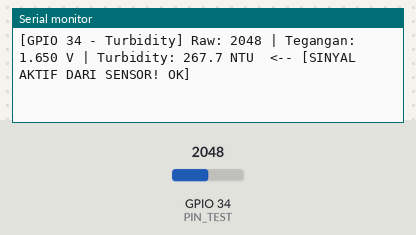
Bench run of a sketch on a simulated ESP32. Parts: the last lines printed to the serial monitor. The test bench sets the inputs (shaded band); at power-on: GPIO 34 (PIN_TEST) = 2048.

Above: at 2.2 s.
2.3 s: GPIO 34 (PIN_TEST) set to 3952
At 2.9 s:
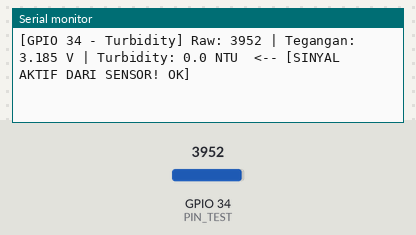
3.8 s: GPIO 34 (PIN_TEST) set to 4070
At 4.5 s:
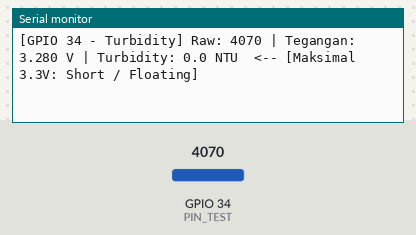

The sketch:

tds_hardware_checker.ino
```cpp
/*
  =============================================================================
  ESP32 PIN 34 TURBIDITY TESTER
  =============================================================================
  Sketsa ini khusus untuk mengetes sensor Turbidity di GPIO 34.
  Membaca Raw ADC, Voltase, dan NTU secara realtime.
  =============================================================================
*/

const int PIN_TEST = 34; // Colok kabel sinyal Turbidity ke GPIO 34

void setup() {
  Serial.begin(115200);
  delay(1000);
  Serial.println("\n========================================================");
  Serial.println("   TES SENSOR TURBIDITY PADA PIN GPIO 34 (ESP32)");
  Serial.println("========================================================");

  // Set rentang ADC ESP32 ke 0 - 3.3V
  analogSetAttenuation(ADC_11db);
  pinMode(PIN_TEST, INPUT);

  Serial.println("Colok kabel sinyal Turbidity ke GPIO 34.");
  Serial.println("Buka Serial Monitor (115200 baud)...\n");
}

void loop() {
  // 1. Baca Raw ADC dari GPIO 34
  int raw = analogRead(PIN_TEST);

  // 2. Hitung Voltase
  float volt = raw * (3.3 / 4095.0);

  // 3. Hitung NTU (Kalibrasi linear custom)
  float ntu = 0.0;
  if (volt >= 2.4) {
    ntu = 0.0;
  } else {
    ntu = (2.4 - volt) * (500.0 / 1.4);
  }
  if (ntu < 0) ntu = 0;

  // 4. Tampilkan ke Serial Monitor
  Serial.print("[GPIO 34 - Turbidity] Raw: ");
  Serial.print(raw);
  Serial.print(" | Tegangan: ");
  Serial.print(volt, 3);
  Serial.print(" V | Turbidity: ");
  Serial.print(ntu, 1);
  Serial.print(" NTU");

  if (raw == 0) {
    Serial.println("  <-- [0V: Kabel lepas / tidak ada sinyal]");
  } else if (raw > 4000) {
    Serial.println("  <-- [Maksimal 3.3V: Short / Floating]");
  } else {
    Serial.println("  <-- [SINYAL AKTIF DARI SENSOR! OK]");
  }

  delay(500); // Update setiap 0.5 detik
}
```

Measured:
- the behaviour switches between 4000 and 4001 on GPIO 34 (PIN_TEST) (found by bisection; images 1 and 2)
- after the input at 2.3 s, the serial monitor: prints a new line after 0.23 s (image 1)
- after the input at 3.8 s, the serial monitor: prints a new line after 0.25 s (image 2)
